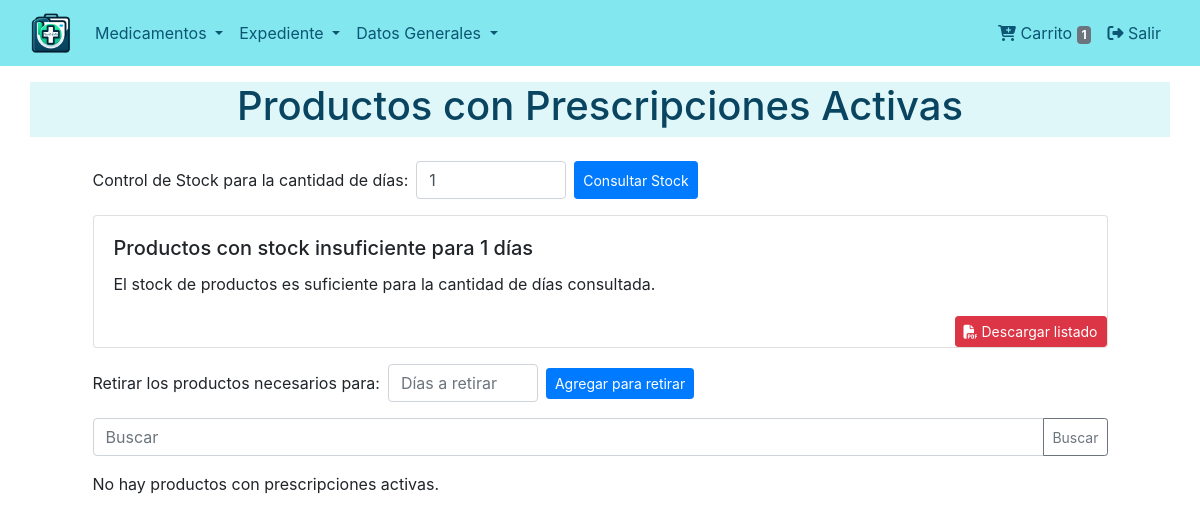
The page /medicacion/productos-activos/ (signed in) on the database as committed earlier.
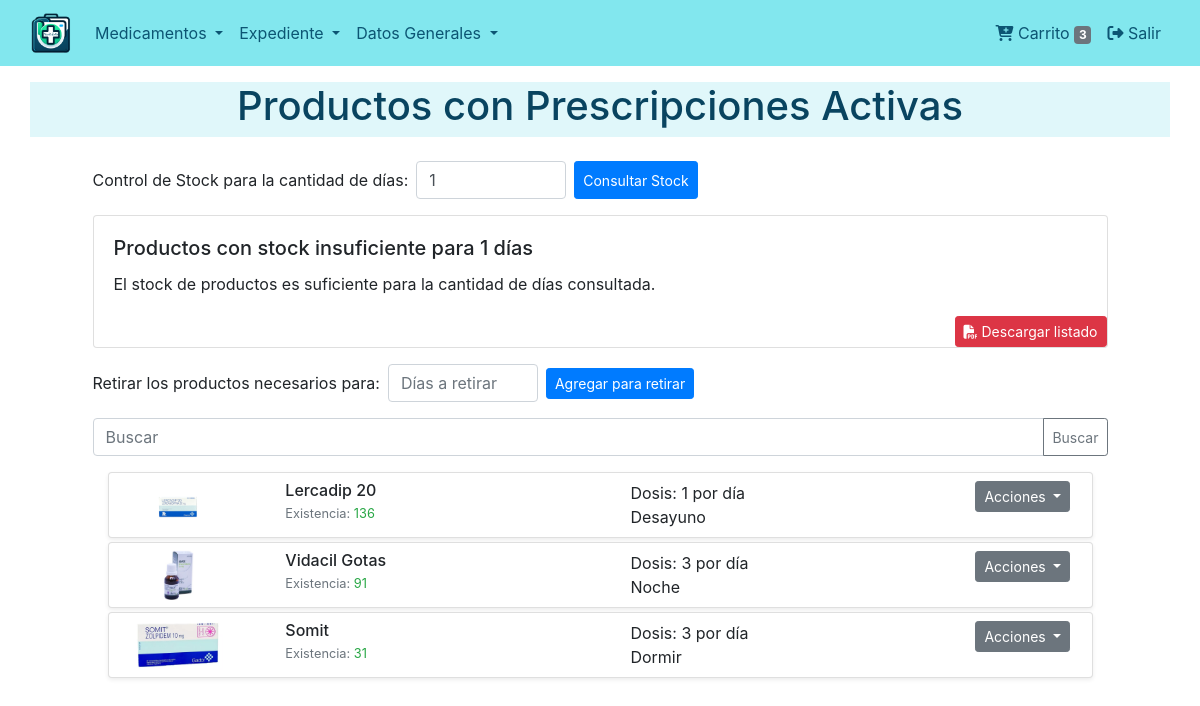
The same page on the database as committed later.
### products/models.py (models this page shows, shortened)
class Product(models.Model):
    nombre_local = models.CharField("Nombre", max_length=50, unique=True)
    existencia = models.PositiveBigIntegerField("Existencia en Inventario")
    uso_cotidiano=models.BooleanField("Usado actualmente", default=True)
    venta_controlada = models.BooleanField("Venta Controlada", default=False)
    presentacion = models.ForeignKey(Presentation, on_delete=models.SET_NULL, null=True, blank=True)
    cantidad_caja=models.PositiveBigIntegerField("Cantidad por caja", default=1)
    precio = models.PositiveBigIntegerField("Precio", default=0)
    compuesto_principal = models.TextField("Compuesto Principal", max_length=100, blank=True) # Debe ser una lista desplegable
    especialidad = models.ManyToManyField(Specialty, blank=True)
    fabricante = models.CharField("Fabricante", max_length=100, null=True, blank=True)
    pais = models.CharField("País", max_length=50, default='Paraguay', blank=True)
    descripcion = models.TextField("Descripción", blank=True)
    usos = models.TextField("Usos posibles", blank=True)
    posologia = models.TextField("Posología", blank=True)
    embarazo = models.TextField("Embarazo", blank=True)
    lactancia = models.TextField("Lactancia", blank=True)
    contraindicaciones = models.TextField("Contraindicaciones", blank=True)
    precauciones = models.TextField("Precauciones", blank=True)
    reacciones_adversas = models.TextField("Reacciones Adversas", blank=True)
    interacciones = models.TextField("Interacciones", blank=True)
    codigo_barras = models.CharField(max_length=100, unique=True, null=True, blank=True)
    imagen_caja=models.ImageField(upload_to='products/',null=True, blank=True)
    slug=models.SlugField(null=True, blank=True, unique=True)
    creado_el = models.DateTimeField("Creado el", auto_now_add=True)
    class Meta:
        verbose_name = ("Producto")
        verbose_name_plural = ("Productos")

### consultations/models.py (models this page shows, shortened)
class Prescription(models.Model):
    consulta = models.ForeignKey(
    'consultations.Consultation',
    on_delete=models.CASCADE,
    related_name='prescriptions',
    null=False, verbose_name=_("Consulta Relacionada")
    )
    producto = models.ForeignKey(
        Product,
        on_delete=models.CASCADE,
        related_name='prescriptions',
        verbose_name=_("Producto")
    )
    dosis = models.PositiveIntegerField(verbose_name=_("Dosis diaria"))
    frecuencia = models.CharField(max_length=255, verbose_name=_("Frecuencia"))
    periodo = models.PositiveIntegerField(null=True,blank=True, verbose_name=_("Periodo (días)"))
    periodo_indefinido = models.BooleanField(default=False, verbose_name=_("Periodo Indefinido"))
    activa = models.BooleanField(default=True, verbose_name=_("Activa"))
    def get_absolute_url(self):
        return reverse('consultations:prescription_detail', kwargs={'pk': self.pk})
    class Meta:
        verbose_name = _("Prescripción")
        verbose_name_plural = _("Prescripciones")

### medication/views.py (the view)
# urls.py: path('productos-activos/', views.ActiveProductListView.as_view(), name='medication_list'),
class ActiveProductListView(ListView):
    model = Product
    template_name = 'medication/list.html'
    filterset_class = MedicationFilter
    def get_queryset(self):
        queryset = super().get_queryset().filter(prescriptions__activa=True).distinct()
        return queryset
    def get_context_data(self, **kwargs):
        context = super().get_context_data(**kwargs)
        days_to_consult = int(self.request.GET.get('days', 1))
        products_with_insufficient_stock = []
        for product in context['object_list']:
            active_prescription = product.prescriptions.filter(activa=True).first()
            if active_prescription:
                total_doses_needed = active_prescription.dosis * days_to_consult
                if product.existencia < total_doses_needed:
                    products_with_insufficient_stock.append({
                        'product': product,
                        'existencia': product.existencia,
                        'faltan': total_doses_needed - product.existencia
                    })
        context['insufficient_stock_products'] = products_with_insufficient_stock
        context['days'] = days_to_consult
        return context

### dispensers/context_processors.py (called while the page is built)
def cart_processor(request):
    dispenser = get_or_create_dispenser(request)
    return {'cart_item_count': dispenser.products.count() if dispenser else 0}

### dispensers/utils.py (called while the page is built, shortened)
def get_or_create_dispenser(request):
    user = request.user if request.user.is_authenticated else None
    if user:
        dispenser = Dispenser.objects.filter(user=user).first()
        if dispenser:
            request.session['dispenser_id'] = dispenser.dispenser_id
            return dispenser

### medication/templates/medication/list.html (shortened to what this page needs)
{% extends "base.html" %}
{% load static %}
{% block content %}
{% include "snippets/title.html" with title='Productos con Prescripciones Activas' %}
<div class="container">
    <div class="row justify-content-center">
        <div class="col-md-11">
            <div class="d-flex align-items-center mb-3">
                <span class="me-2">Control de Stock para la cantidad de días:</span>
                <form method="get" action="" class="d-flex">
                    <input type="number" name="days" class="form-control me-2" placeholder="Días a consultar" value="{{ days }}" style="width: 150px;">
                    <button type="submit" class="btn btn-primary btn-sm">Consultar Stock</button>
                </form>
            </div>
            <div class="card mb-3">
                <div class="card-body">
                    <h5 class="card-title">Productos con stock insuficiente para {{ days }} días</h5>
                    {% for item in insufficient_stock_products %}
                        <p class="card-text">{{ item.product.nombre_local }} - Existencia: {{ item.existencia }} - Faltan: {{ item.faltan }} </p>
                    {% empty %}
                        <p class="card-text">El stock de productos es suficiente para la cantidad de días consultada.</p>
                    {% endfor %}
                </div>
                <form method="get" action="{% url 'medication:export_products_pdf' %}" class="d-flex justify-content-end">
                    <button type="submit" class="btn btn-danger btn-sm">
                        <i class="fas fa-file-pdf"></i> Descargar listado
                    </button>
                </form>
            </div>
            <form method="post" action="{% url 'dispensers:add_multiple' %}">
                <div class="d-flex align-items-center mb-3">
                    <span class="me-2">Retirar los productos necesarios para:</span>
                        <input type="number" name="days" class="form-control me-2" placeholder="Días a retirar" required style="width: 150px;">
                        <button type="submit" class="btn btn-primary btn-sm"> Agregar para retirar </button>
                </div>
            </form>
            {% include "medication/snippets/filter.html" %}
            {% if object_list %}
                    {% include "medication/snippets/list.html" %}
                </div>
            {% else %}
                <p>No hay productos con prescripciones activas.</p>
            {% endif %}
        </div>
    </div>
</div>
{% endblock content %}

### medication/templates/medication/snippets/list.html (shortened to what this page needs)
<div class="container mt-3">
{% if object_list|length > 0 %}
    {% for product in object_list %}
        <div class="card mb-1 shadow-sm">
            <div class="row g-0 align-items-center">
                <div class="col-md-2 d-flex justify-content-center">
                    <img src="{{ product.imagen_caja.url }}" class="img-fluid rounded-start" alt="{{ product.nombre_local }}" style="max-height: 50px; width: auto;">
                </div>
                <div class="col-md-10">
                    <div class="card-body p-2">
                        <div class="row">
                            <div class="col-md-5">
                                <h6 class="card-title mb-0">{{ product.nombre_local }}</h6>
                                <p class="card-text">
                                    <small class="text-muted">Existencia:
                                        <span class="{% if product.existencia <= 0 %}text-danger{% else %}text-success{% endif %}">
                                            {{ product.existencia }}
                                        </span>
                                    </small>
                                </p>
                            </div>
                            {% if product.prescriptions.exists %}
                                {% with prescription=product.prescriptions.first %}
                                    <div class="col-md-5">
                                        <p class="card-text mb-0">
                                            Dosis: {{ prescription.dosis }} por día  <br>
                                            {{ prescription.frecuencia }}
                                        </p>
                                    </div>
                                    <div class="col-md-2">
                                        <div class="dropdown">
                                            <button class="btn btn-secondary btn-sm dropdown-toggle" type="button" id="dropdownMenuButton{{ forloop.counter }}" data-bs-toggle="dropdown" aria-expanded="false">
                                                Acciones
                                            </button>
                                        </div>
                                    </div>
                                {% endwith %}
                            {% endif %}
                        </div>
                    </div>
                </div>
            </div>
        </div>
    {% endfor %}
{% else %}
    <p>No hay productos con prescripciones activas.</p>
{% endif %}
</div>

Rows that differ between the two databases and show on the page:
now on this page (row edited): Product: imagen_caja (picture), nombre_local "Lercadip 20", existencia "136", prescriptions.first.dosis "1", prescriptions.first.frecuencia "Desayuno"
now on this page (row edited): Product: imagen_caja (picture), nombre_local "Vidacil Gotas", existencia "91", prescriptions.first.dosis "3", prescriptions.first.frecuencia "Noche"
now on this page (row edited): Product: imagen_caja (picture), nombre_local "Somit", existencia "31", prescriptions.first.dosis "3", prescriptions.first.frecuencia "Dormir"
Other text that changed with them:
{{ cart_item_count }}: "1" → "3"
text no longer shown: "No hay productos con prescripciones activas."
